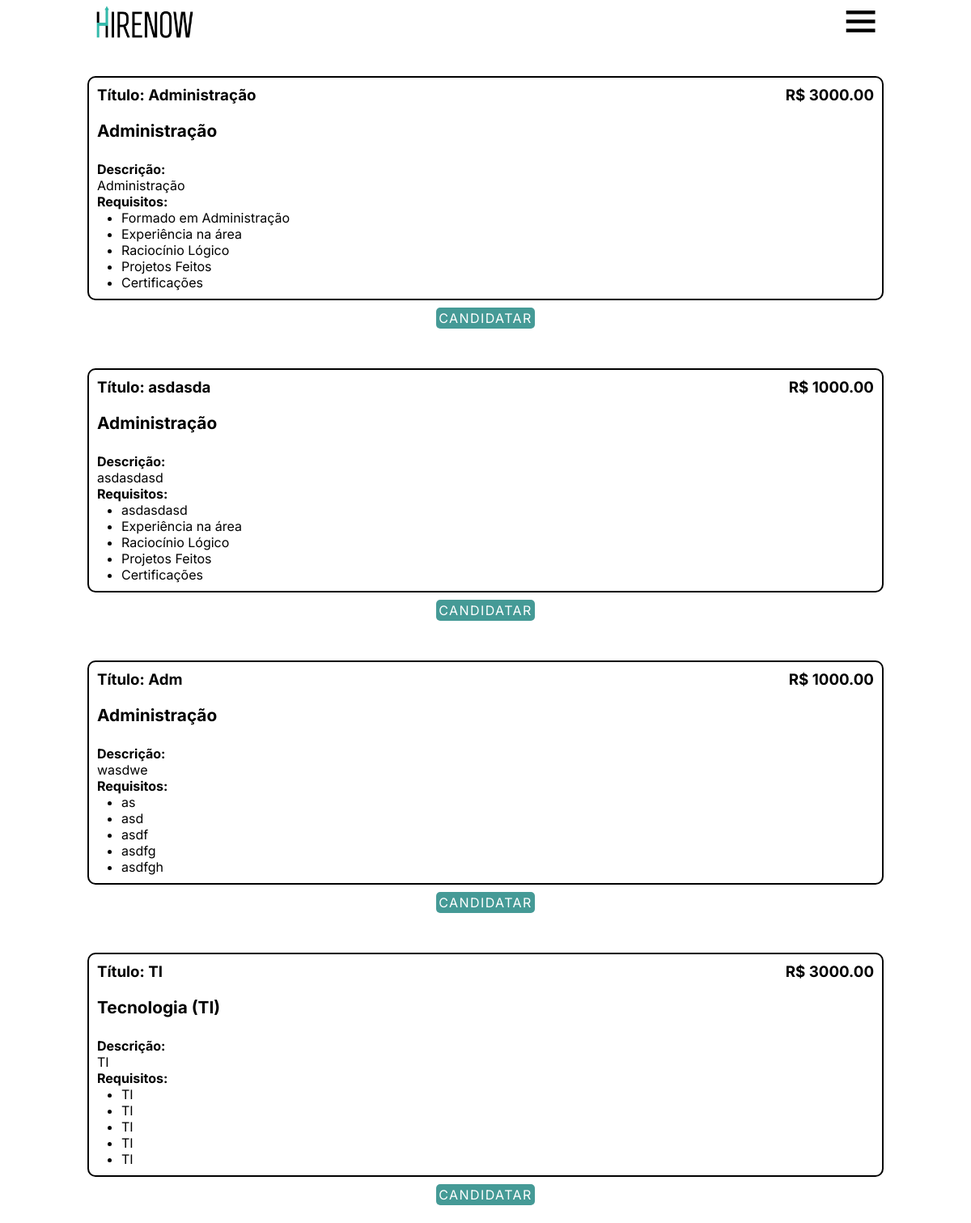
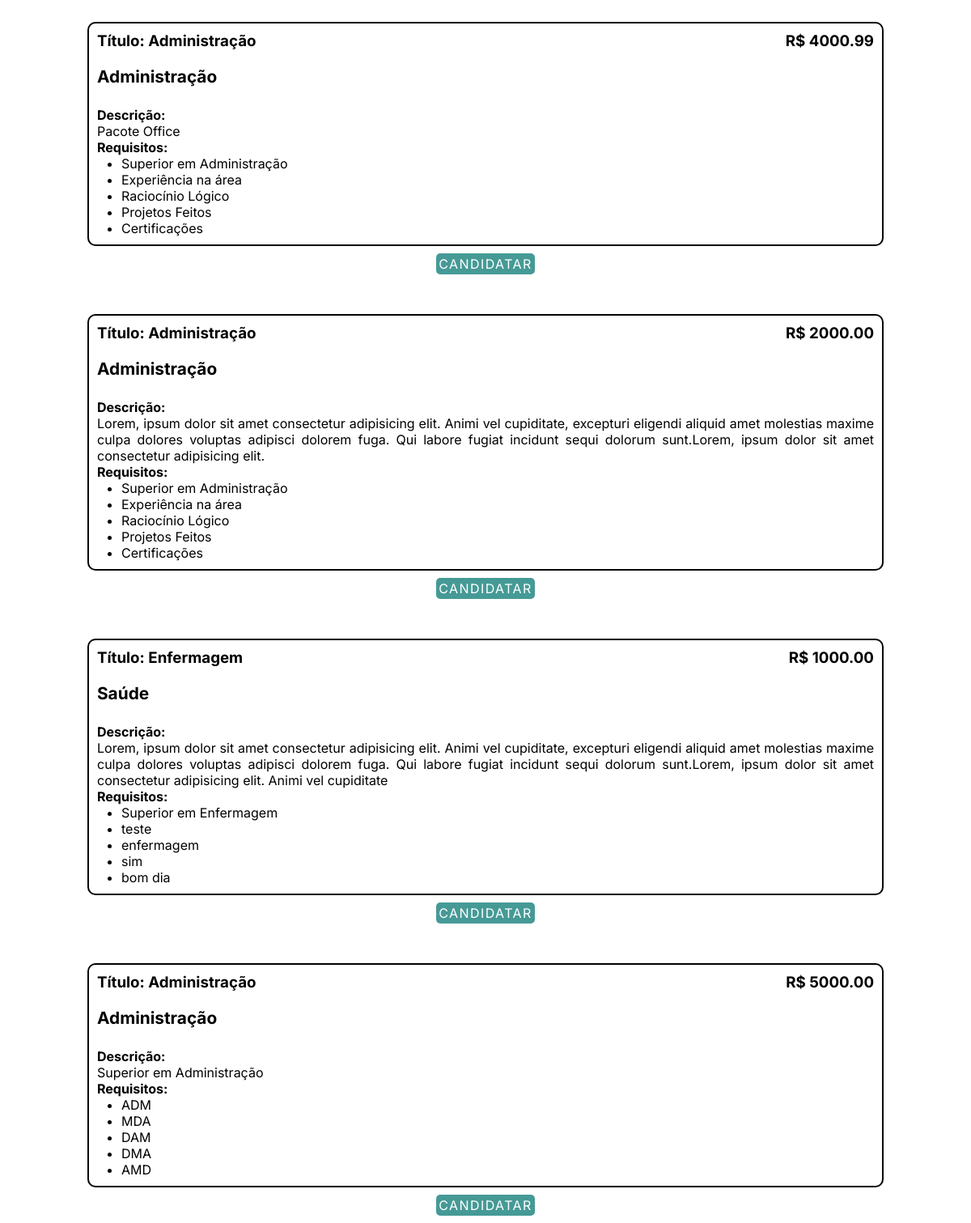
/login_cadastro/Cand/vagas1.php?email=tiagou@gmail.com&senha=$@DWSEFAs&sm=2&id=1 (signed in), run on the app's committed database (2 pictures, top to bottom).
### tables this page shows
CREATE TABLE `vagas` (
  `idVagas` int(11) NOT NULL AUTO_INCREMENT,
  `area` varchar(50) NOT NULL,
  `titulo` varchar(80) NOT NULL,
  `tipo_vaga` varchar(45) NOT NULL,
  `descricao` varchar(300) NOT NULL,
  `requisitos` varchar(45) NOT NULL,
  `requisitos2` varchar(45) DEFAULT NULL,
  `requisitos3` varchar(45) DEFAULT NULL,
  `requisitos4` varchar(45) DEFAULT NULL,
  `requisitos5` varchar(45) DEFAULT NULL,
  `pagamento` decimal(8,2) NOT NULL,
  `id_empresa` int(11) DEFAULT NULL,
  `id_adm` int(11) DEFAULT NULL,
  PRIMARY KEY (`idVagas`),
  KEY `id_empresa_idx` (`id_empresa`),
  KEY `fk_adm2_idx` (`id_adm`),
  CONSTRAINT `fk_adm2` FOREIGN KEY (`id_adm`) REFERENCES `administrador` (`idUsuarios`) ON DELETE SET NULL ON UPDATE CASCADE,
  CONSTRAINT `id_empresa` FOREIGN KEY (`id_empresa`) REFERENCES `empresas` (`idEmpresas`) ON DELETE SET NULL ON UPDATE CASCADE
);

### login_cadastro/Cand/vagas1.php (the view, shortened to what this page needs)
<!DOCTYPE html>
<html lang="pt-br">
<head>
    <link rel="stylesheet" href="css/header.css">
    <link href="https://unpkg.com/boxicons@2.1.4/css/boxicons.min.css" rel="stylesheet" />
</head>
<body>
    <header>
        <img src="../../imagens/logos/hirenow_word.png" alt="Logo" id="logo-word-header" />
        <div class="menu-toggle" onclick="toggleMenu()">
            <span id="menu-icon" class="icon-transition"><i id="bxicon" class='bx bx-menu'></i></span>
        </div>
    </header>
</body>
</html>
<?php
if(urldecode($_GET['email']) && urldecode($_GET['senha']) && urldecode($_GET['sm']) && urldecode($_GET['id'])){
    class Resultado{
        public function ver($a, $b, $c, $d){
            include "../configs/config.php";
            $sql = ("SELECT * FROM vagas WHERE id_empresa != 'NULL'");
            $query = $conexao1->query($sql);
            if($query->num_rows > 0){
                while($linha = $query->fetch_assoc()){
                    echo '<div style="width: 100vw; display: flex; justify-content: center;">
                    <div style="width: 80%; border: 2px solid black; margin-top: 5vh; border-radius: 10px; padding: 10px;">
                    <div style="display: flex; justify-content: space-between;">'.'<h3>Título: '."{$linha['titulo']}".'</h3>'.'<h3>'.'R$ '."{$linha['pagamento']}".'</h3></div><br>'.'<h4 style="font-size: 1.3em;>'.'Área: </h4>'.'<p style="font-size: 1.2em;">'."{$linha['area']}".'</p><br>'.'<h4>Descrição:</h4>
                    <p style="text-align: justify;">'."{$linha['descricao']}".'</p><h4>Requisitos:</h4>
                    <ul style="margin-left: 30px;">'."<li>{$linha['requisitos']}</li><li>{$linha['requisitos2']}</li><li>{$linha['requisitos3']}</li><li>{$linha['requisitos4']}</li><li>{$linha['requisitos5']}</li>".'</ul>'.'<div style="width: 100%; display: flex; justify-content: center;">'.'</div>'.'</div></div>';?>
                    <center><a href='<?="aplicado.php?email={$a}&senha={$b}&sm={$c}&id={$d}&idvaga={$linha['idVagas']}"?>' style="line-height: 5.5vh;
                    margin-left: 25%;
                    margin-right: 25%;
                    text-align: center;
                    font-size: 1em;
                    padding: 3px;
                    position: relative;
                    width: 100%;
                    height: 5.5vh;
                    border-radius: 5px;
                    border: none;
                    margin-top: 4vh;
                    background-color: #459A96;
                    color: #fff;
                    cursor: pointer;
                    letter-spacing: 0.09em;
                    text-transform: uppercase;
                    transition-duration: 0.5s;">
        <?= $jaexiste->num_rows == 1 ? 'DESCANDIDATAR' : 'CANDiDATAR'; ?></a></center><?php
                }
            }
        }
    }
    $res = new Resultado(urlencode($_GET['email']), urlencode($_GET['senha']), urlencode($_GET['sm']), urlencode($_GET['id']));
    $res->ver($res->email, $res->senha, $res->sm, $res->id);
}
?>

### login_cadastro/Cand/css/header.css (style rules this page uses)
* { margin: 0; padding: 0; text-decoration: none; font-family: "Inter", sans-serif; }
header { display: flex; justify-content: space-around; align-items: center; width: 100vw; background: #fff; }
#logo-word-header { padding-left: 0.8%; width: 10%; }
i { color: #000; font-size: 1.4em; }
a { color: #000; font-size: 1.4em; }
.menu-toggle { display: none; font-size: 2.4rem; cursor: pointer; }
#bxicon { display: flex; }
.menu-toggle { display: flex; }

### login_cadastro/Cand/vagas1.php (style rules this page uses)
a { text-decoration: none; color: black; }

### data on the page
vagas: titulo "Administração", pagamento "3000.00", area "Administração", descricao "Administração", requisitos "Formado em Administração", requisitos2 "Experiência na área", requisitos3 "Raciocínio Lógico", requisitos4 "Projetos Feitos", requisitos5 "Certificações"
vagas: titulo "asdasda", pagamento "1000.00", area "Administração", descricao "asdasdasd", requisitos "asdasdasd", requisitos2 "Experiência na área", requisitos3 "Raciocínio Lógico", requisitos4 "Projetos Feitos", requisitos5 "Certificações"
vagas: titulo "Adm", pagamento "1000.00", area "Administração", descricao "wasdwe", requisitos "as", requisitos2 "asd", requisitos3 "asdf", requisitos4 "asdfg", requisitos5 "asdfgh"
vagas: titulo "TI", pagamento "3000.00", area "Tecnologia (TI)", descricao "TI", requisitos "TI", requisitos2 "TI", requisitos3 "TI", requisitos4 "TI", requisitos5 "TI"
vagas: titulo "Administração", pagamento "4000.99", area "Administração", descricao "Pacote Office", requisitos "Superior em Administração", requisitos2 "Experiência na área", requisitos3 "Raciocínio Lógico", requisitos4 "Projetos Feitos", requisitos5 "Certificações"
vagas: titulo "Administração", pagamento "2000.00", area "Administração", descricao "Lorem, ipsum dolor sit amet consectetur adipisicing elit. Animi vel cupiditate, excepturi eligendi aliquid amet molestias maxime culpa dolores voluptas adipisci dolorem fuga. Qui labore fugiat incidunt sequi dolorum sunt.Lorem, ipsum dolor sit amet consectetur adipisicing elit.", requisitos "Superior em Administração", requisitos2 "Experiência na área", requisitos3 "Raciocínio Lógico", requisitos4 "Projetos Feitos", requisitos5 "Certificações"
vagas: titulo "Enfermagem", pagamento "1000.00", area "Saúde", descricao "Lorem, ipsum dolor sit amet consectetur adipisicing elit. Animi vel cupiditate, excepturi eligendi aliquid amet molestias maxime culpa dolores voluptas adipisci dolorem fuga. Qui labore fugiat incidunt sequi dolorum sunt.Lorem, ipsum dolor sit amet consectetur adipisicing elit. Animi vel cupiditate", requisitos "Superior em Enfermagem", requisitos2 "teste", requisitos3 "enfermagem", requisitos4 "sim", requisitos5 "bom dia"
vagas: titulo "Administração", pagamento "5000.00", area "Administração", descricao "Superior em Administração", requisitos "ADM", requisitos2 "MDA", requisitos3 "DAM", requisitos4 "DMA", requisitos5 "AMD"
